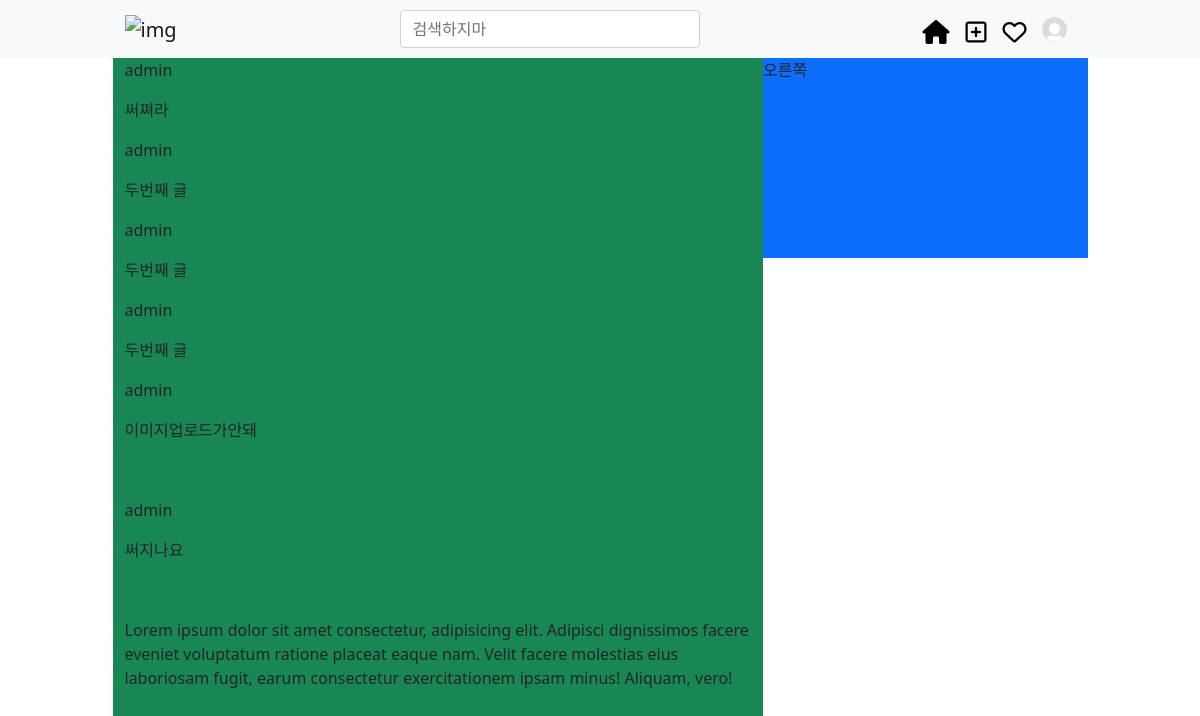
Screenshot of / (signed in) with the database file from the repository.
### articles/models.py (models this page shows)
class Article(models.Model):
    user = models.ForeignKey(settings.AUTH_USER_MODEL, on_delete=models.CASCADE)
    like_users = models.ManyToManyField(settings.AUTH_USER_MODEL, related_name='like_articles', blank=True)
    content = models.TextField()
    created_at = models.DateTimeField(auto_now_add=True)
    updated_at = models.DateTimeField(auto_now=True)
    book_users = models.ManyToManyField(settings.AUTH_USER_MODEL, through='Bookmark', related_name='book_articles', blank=True)

### accounts/models.py (models this page shows)
class User(AbstractUser):
    followings = models.ManyToManyField('self', symmetrical=False, related_name='followers')
    profile_picture = ProcessedImageField(
        blank=True,
        upload_to='profile/',
        processors=[Thumbnail(200, 200)],
        format='JPEG',
        options={'quality': 60},
    )

### articles/views.py (the view)
# urls.py: path('', views.index, name='index'),
def index(request):
    if request.user.is_authenticated:
        articles = Article.objects.all()
        context = {
            'articles': articles,
        }
        return render(request, 'articles/index.html', context)
    else:
        return redirect('accounts:login')

### articles/templates/articles/index.html
{% extends 'base.html' %}
{% block content %}
<div class="container d-flex flex-row justify-content-center justify-content-lg-start" style="max-width:975px;">
  <div class="row">
    <div class="bg-success" style="height:1000px; width:650px;">
      {% for article in articles %}
        <p>{{ article.user }}</p>
        <p>{{ article.content }}</p>
        {% for picture in article.picture_set.all %}
          <p><img src="{{ picture.upload_picture.url }}" alt=""></p>
        {% endfor %}
      {% endfor %}
      <p>Lorem ipsum dolor sit amet consectetur, adipisicing elit. Adipisci dignissimos facere eveniet voluptatum ratione placeat eaque nam. Velit facere molestias eius laboriosam fugit, earum consectetur exercitationem ipsam minus! Aliquam, vero!</p>
    </div>
  </div>
  <div class="d-none d-lg-block position-fixed bg-primary" style="height:200px; width:325px; left:50%; transform: translate(163px, 0);">
    <p>오른쪽</p>
  </div>
</div>
{% endblock content %}

### rows the page displays
Article: user "admin", content "써쪄라"
Article: user "admin", content "두번째 글"
Article: user "admin", content "두번째 글"
Article: user "admin", content "두번째 글"
Article: user "admin", content "이미지업로드가안돼"
Article: user "admin", content "써지나요"
